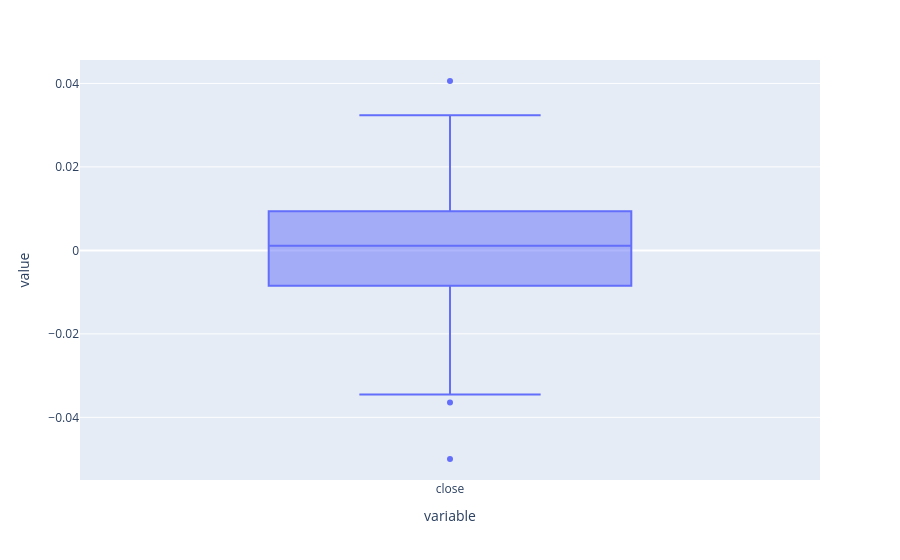

The notebook cell this image was saved under:
### Markdown cell above
| Del                     | Hva er det?                          | Hva forteller det?                          | Tolkning                                                           |
| ----------------------- | ------------------------------------ | ------------------------------------------- | ------------------------------------------------------------------ |
| **X-akse**              | Percent change (%)                   | Viser størrelsen på kursendringene          | Negative verdier = tap, positive verdier = gevinst                 |
| **Y-akse**              | Frekvens (antall observasjoner)      | Hvor ofte ulike prosentendringer forekommer | Høye søyler betyr vanlige endringer                                |
| **Søyler (bins)**       | Grupper av prosentendringer          | Viser fordelingen av avkastning             | Brede eller smale avhengig av antall intervaller                   |
| **Topp (peak)**         | Den høyeste søylen                   | Den mest vanlige prosentendringen           | Kalles ofte "typisk" avkastning                                    |
| **Spredning**           | Hvor bredt histogrammet strekker seg | Hvor mye avkastningen varierer              | Stor spredning = høy volatilitet                                   |
| **Haler (tails)**       | Endene av histogrammet               | Sjeldne, ekstreme bevegelser                | Lange haler = høy risiko for store utslag                          |
| **Skjevhet (skewness)** | Asymmetri i fordelingen              | Om store gevinster eller tap er mer vanlige | Høyreskjev = flere store gevinster; venstreskjev = flere store tap |

<br>

| Situasjon                    | Hva betyr det?                       |
| ---------------------------- | ------------------------------------ |
| Histogram sentrert rundt 0 % | Kursen beveger seg vanligvis lite    |
| Smalt histogram              | Lav volatilitet                      |
| Bredt histogram              | Høy volatilitet                      |
| Lang hale mot venstre        | Risiko for store tap                 |
| Lang hale mot høyre          | Mulighet for store gevinster         |
| To topper (bimodalt)         | To ulike markedsregimer eller atferd |

### Code cell
# Box for å se hvor stor den daglige avkastningen er, har aksjen mange ekstreme dager

px.box(
    returns
).show()

### Figure 1 — Plotly figure (JSON) as saved in the notebook; plotly's stock layout.template omitted (floating-point values rounded to 4 significant figures)
{"data": [{"alignmentgroup": "True", "hovertemplate": "variable=%{x}<br>value=%{y}<extra></extra>", "legendgroup": "", "marker": {"color": "#636efa"}, "name": "", "notched": false, "offsetgroup": "", "orientation": "v", "showlegend": false, "type": "box", "x": ["close", "close", "close", "close", "close", "close", "close", "close", "close", "close", "close", "close", "close", "close", "close", "close", "close", "close", "close", "close", "close", "close", "close", "close", "close", "close", "close", "close", "close", "close", "close", "close", "close", "close", "close", "close", "close", "close", "close", "close", "close", "close", "close", "close", "close", "close", "close", "close", "close", "close", "close", "close", "close", "close", "close", "close", "close", "close", "close", "close", "close", "close", "close", "close", "close", "close", "close", "close", "close", "close", "close", "close", "close", "close", "close", "close", "close", "close", "close", "close", "close", "close", "close", "close", "close", "close", "close", "close", "close", "close", "close", "close", "close", "close", "close", "close", "close", "close", "close", "close", "close", "close", "close", "close", "close", "close", "close", "close", "close", "close", "close", "close", "close", "close"], "x0": " ", "xaxis": "x", "y": [-0.01384, -0.01833, -0.007737, -0.004955, 0.001274, 0.003393, 0.003074, -0.004175, -0.006732, -0.01038, -0.03456, 0.003851, 0.002827, -0.001248, 0.02971, 0.0112, -0.007086, 0.007175, 0.004646, 0.04058, -0.001963, 0.02601, -0.002098, 0.00801, -0.01258, -0.003423, 0.00665, -0.04998, -0.02273, 0.03167, 0.001781, -0.01426, 0.01535, 0.006047, 0.02239, 0.00768, -0.004668, -0.03213, 0.002044, -0.003664, -0.004664, -0.008495, -0.01087, 0.0094, 0.003656, -7.668e-05, -0.01936, -0.02205, 0.01079, 0.005577, -0.01687, -0.003921, -0.003896, 0.01411, 0.0005964, 0.003894, 0.001069, -0.01617, -0.008722, 0.02903, 0.00725, 0.001134, 0.01149, -0.02071, 0.0213, 0.006141, -3.839e-05, -0.004914, -0.001427, 0.02936, -0.01137, 0.02593, 0.01044, -0.0252, 0.0263, 0.0009518, -0.008668, -0.01273, 0.01158, -0.001995, 0.004368, 0.03239, -0.01182, 0.02655, 0.01172, -0.0002435, 0.02046, -0.002182, 0.007243, 0.01381, -0.002208, 0.006774, -0.007961, 0.003794, 0.01097, 0.009065, 0.01256, -0.001587, 0.008173, 0.00534, -0.00144, -0.01843, 0.02902, -0.01567, 0.003126, -0.0125, -0.01887, -0.03645, 0.003545, 0.01389, -0.01522, 0.01817, 0.009514, -0.01099], "y0": " ", "yaxis": "y"}], "layout": {"boxmode": "group", "legend": {"tracegroupgap": 0}, "margin": {"t": 60}, "xaxis": {"anchor": "y", "domain": [0, 1], "title": {"text": "variable"}}, "yaxis": {"anchor": "x", "domain": [0, 1], "title": {"text": "value"}}}}
